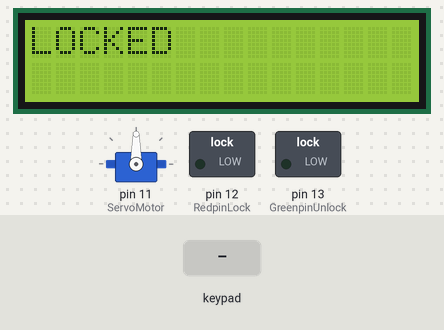
This sketch was run on a simulated Arduino Uno, built with avr-gcc and run on an emulated ATmega328P. Shown: servo, 16×2 character LCD, switched loads named in the sketch (green lamp = pin HIGH). The inputs (shaded band) are chosen by the test bench.

Above: at 0.11 s.
At 1.2 s:
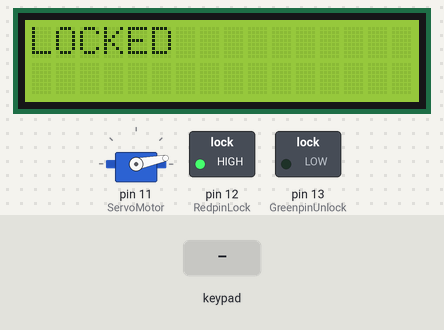
1.3 s: keypad keys 1 2 3 4 # pressed 0.4 s apart
At 2.83 s:
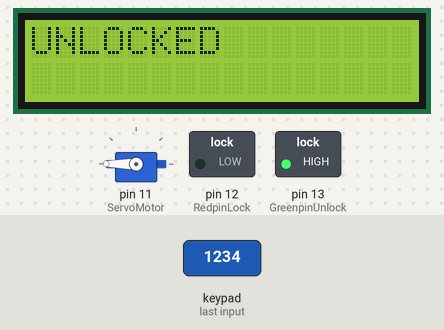
Timing chart, 0 to 4.6 s (numbered marks = the images above; inputs shaded):
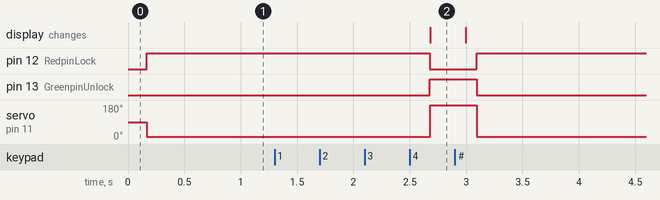

The sketch:

door_lock_system.ino
```cpp
#include <Servo.h>
#include <Keypad.h>
#include <LiquidCrystal.h>

Servo ServoMotor;
char* password = "1234";
LiquidCrystal lcd(A0,A1,A2,A3,A4,A5);
int position = 0;
const byte ROWS = 4;
const byte COLS = 4;
char keys[ROWS][COLS] =
{
  	{'1','2','3','A'},
  	{'4','5','6','B'},
	{'7','8','9','C'},
	{'*','0','#','D'}
};

byte rowPins[ROWS] = { 9, 8, 7, 6 };
byte colPins[COLS] = { 5, 4, 3, 2 };
Keypad keypad = Keypad( makeKeymap(keys), rowPins, colPins, ROWS, COLS );
int RedpinLock = 12; // RED=LOCKED
int GreenpinUnlock = 13;// GREEEN=UNLOCKED
int LockedPosition =0;

void setup()
{
pinMode(RedpinLock, OUTPUT);
pinMode(GreenpinUnlock, OUTPUT);
ServoMotor.attach(11);
lcd.begin(16,2);
LockedPosition=1;
lcd.clear();
lcd.setCursor(0,0);
lcd.print("LOCKED");
}

void loop()
{
char key = keypad.getKey();
if (key == '*' || key == '#')
{
position = 0;
LockedPosition=1;
lcd.clear();
lcd.setCursor(0,0);
lcd.print("LOCKED");
}
if (key == password[position])
{
position ++;
}
if (position == 4)
{
LockedPosition=2;
}
delay(100);


if (LockedPosition==1)
{
digitalWrite(RedpinLock, HIGH);
digitalWrite(GreenpinUnlock, LOW);
ServoMotor.write(11);

}
else
{

digitalWrite(RedpinLock, LOW);
digitalWrite(GreenpinUnlock, HIGH);
lcd.clear();
lcd.setCursor(0,0);
lcd.print("UNLOCKED");
ServoMotor.write(180);
}
}
```

Measured:
- after the input at 1.3 s, pin 12 (RedpinLock): HIGH → LOW after 1.4 s, → HIGH 0.42 s later; pin 13 (GreenpinUnlock): LOW → HIGH after 1.4 s, → LOW 0.42 s later; servo on pin 11 (ServoMotor): 11° → 180° after 1.4 s, → 11° 0.42 s later; the display: changes after 1.4 s (image 2)
